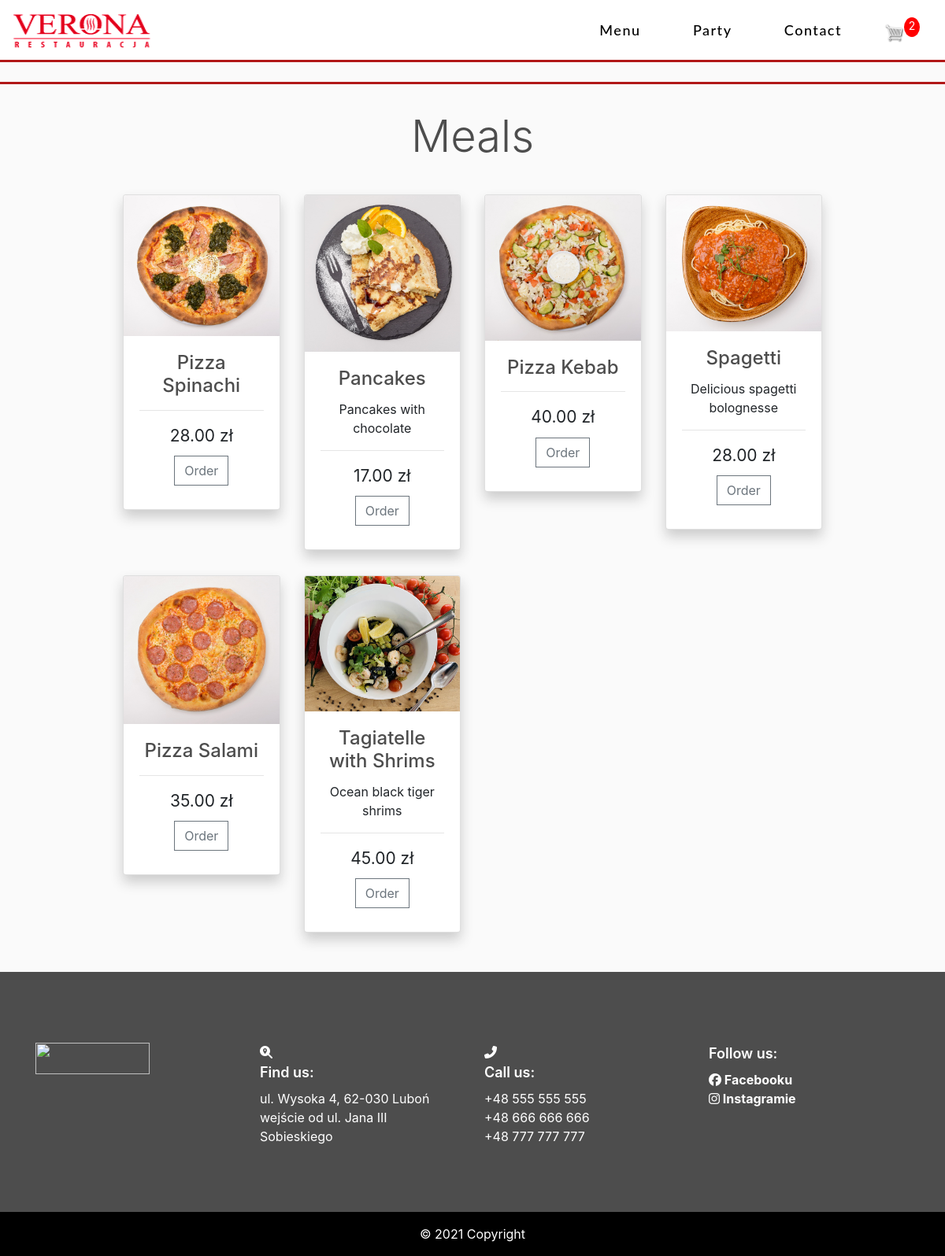
The page /meals/ (signed in) on the database its author committed.
### final/models.py (models this page shows, shortened)
class Meal(models.Model):
    name = models.CharField(max_length = 64)
    size = models.CharField(max_length = 10, null = True, blank=True)
    price = models.DecimalField(max_digits=7,decimal_places=2)
    description = models.CharField(max_length = 64, null = True, blank=True)
    meal_type = models.ForeignKey(MealType, on_delete=models.CASCADE, default=None, blank=True, null=True, related_name="meal_type")
    ingredients = models.ManyToManyField(Ingredient, default=None, blank=True, null=True, related_name="ingredients")
    image = models.ImageField(null = True, blank=True)
    def __str__(self):
        return f"ID:{self.id} name:{self.name} meal_type:{self.meal_type} size:{self.size} price:{self.price} describtion:{self.description} img:{self.image}"
    @property
    def imageURL(self):
        try:
            url = '../static/final/IMG/' + self.image.url
        except:
            url = ''
        return url

### final/views.py (the view)
# urls.py: path("meals/", views.meals, name="meals"),
def meals(request):
    meals_list = Meal.objects.all()
    data = cartData(request)
    cartItems = data['cartItems']
    order = data['order']
    items = data['items']
    return render(request, "final/index.html",{
        "meals_list" : meals_list,
        "cartItems":cartItems,
        "items" : items,
        "order" : order,
    })

### final/models.py (called while the page is built)
    def __str__(self):
        return f"{self.username}"

    def __str__(self):
        return f"{self.name}"

    @property
    def get_cart_items(self):
        orderitems = self.orderitem_set.all()
        total = sum([item.quantity for item in orderitems])
        return total

### final/utils.py (called while the page is built)
def cartData(request):
    if request.user.is_authenticated:
        user = request.user
        order, created = Order.objects.get_or_create(user = user, complete = False)
        items = order.orderitem_set.all()
        print(items)
        cartItems = order.get_cart_items
        print(cartItems)
    else:
        cookieData = cookieCart(request)
        cartItems = cookieData['cartItems']
        order = cookieData['order']
        items = cookieData['items']
    return {'cartItems':cartItems, 'order':order, 'items':items}

### final/templates/final/index.html (shortened to what this page needs)
{% extends 'final/layout.html' %}
{% load static %}
{% block body %}
<div class="posts-container" style="margin-top: 4em;">
    <div class="meals-nav"></div>
    <div class="container-fluid">
        <div class="row welcome text-center">
        </div>
    </div>
        <div class="meal-name container-fluid padding" id="dania">
            <div class="row welcome text-center">
                <div class="col-12">
                    <h1 class="display-4">Meals</h1>
                </div>
            </div>
        </div>
        <div class="container-fluid padding">
            <div class="row text-center">
                {% for meal in meals_list %}
                <div class="col-sm-6 col-lg-3">
                    <div class="card" data-id="{{meal.id}}">
                        {% if n.imageURL != '' %}
                        <img class="card-img-top" src="{{meal.imageURL}}">
                        {% endif %}
                        <div class="card-body">
                            <h4 class="card-title">{{meal.name}}</h4>
                            {% if meal.description != None %}
                            <p class="card-text">{{meal.description}}</p>
                            {% endif %}
                            <hr>
                            <div class="row">
                                <div class="col">
                                    <div class="price">{{meal.price|floatformat:2}} zł</div>
                                </div>
                                <div class="col">
                                    <button id="button" data-product={{meal.id}} data-action="add"
                                        class="btn btn-outline-secondary add-btn update-cart">Order</button>
                                </div>
                            </div>
                        </div>
                    </div>
                </div>
                {% endfor %}
            </div>
        </div>
{% endblock %}

### final/static/final/CSS/styles.css (style rules this page uses)
body { background-color: hsl(0, 0%, 98%); height: 100%; position: relative; }
h1,h2,h3,h4,h5,h6 { color:hsl(0, 0%, 30%); }
.btn { border-radius: 0; }
.meal-name { padding-top: 8em; }
.card { margin-top: 2em; box-shadow: hsl(0deg 0% 80%) 0 9px 16px; }
.price { font-size: 21px; font-weight: 400; }
.meals-nav { padding: 20px; font-weight: 500; font-size: 20px; text-align: center; border-bottom: 3px solid #b11818; }
.add-btn { margin: 10px; }
.padding { padding:0px 13%; }

### rows shown on the page
Meal: imageURL (picture), name "Pizza Spinachi", price "28.00"
Meal: imageURL (picture), name "Pancakes", description "Pancakes with chocolate", price "17.00"
Meal: imageURL (picture), name "Pizza Kebab", price "40.00"
Meal: imageURL (picture), name "Spagetti", description "Delicious spagetti bolognesse", price "28.00"
Meal: imageURL (picture), name "Pizza Salami", price "35.00"
Meal: imageURL (picture), name "Tagiatelle with Shrims", description "Ocean black tiger shrims", price "45.00"

### other values the page prints
{{ cartItems }} "2"
